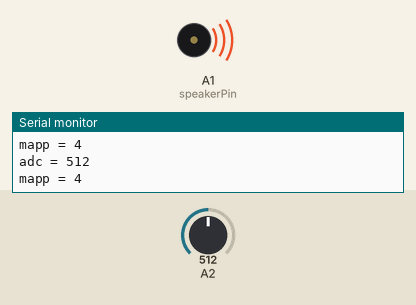
A sketch run on a simulated Arduino Uno, built with avr-gcc and run on an emulated ATmega328P. Parts: buzzer (waves = sounding), the last lines printed to the serial monitor. Inputs (shaded band) come from the test bench; at power-on: A2 = 512.

Above: at 1.8 s.
1.9 s: A2 set to 125
At 2.5 s:
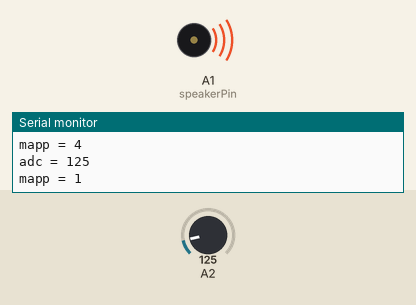
6.0 s: A2 set to 101
At 6.8 s:
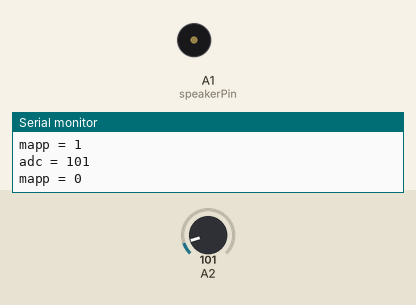
7.5 s: A2 set to 122
At 8.4 s:
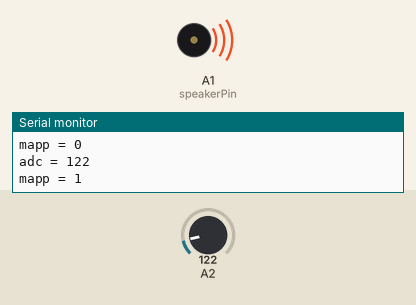
11.6 s: A2 set to 0
At 12.6 s:
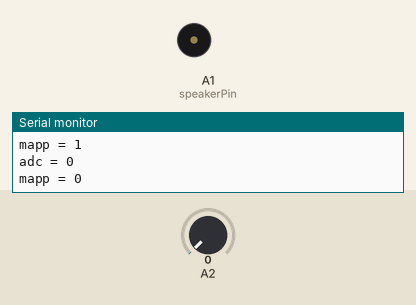
Timing chart, 0 to 14.5 s (numbered marks = the images above; inputs shaded):
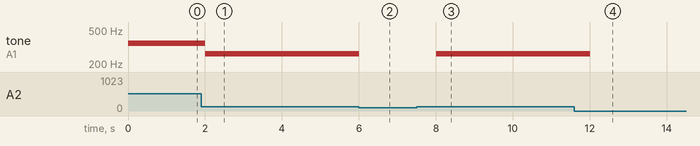

Measured:
- the behaviour switches between 114 and 113 on A2 (found by bisection; images 1 and 2)
- after the input at 1.9 s, tone on A1 (speakerPin): 349 Hz → 262 Hz after 0.10 s
- after the input at 6.0 s, tone on A1 (speakerPin): 262 Hz → silent at once
- after the input at 7.5 s, tone on A1 (speakerPin): silent → 262 Hz after 0.51 s
- after the input at 11.6 s, tone on A1 (speakerPin): 262 Hz → silent after 0.41 s

The sketch:

HW7_2.ino
```cpp
//Microsoft Store 을 이용하여 다운로드 된 아두이노인데 관리자 권한 어쩌고 오류가 발생하여 하드코딩 하였습니다. 양해 부탁드립니다 T.T
int piano[] = {0, 262, 294, 330, 349, 392, 440, 494, 523};

void setup( ) {
  Serial.begin(9600);
}

int tone_length = 1000;
void loop( ) {
  //static const uint8_t A2 = 56;
  int speakerPin = A1; // 스피커 연결 핀 55
  int adc = analogRead(A2);
  //map 0,8 설정 시 2옥타브 도가 안 나오는 상황이 나와서 9로 설정, 9를 8로 바꿔줘 2옥타브 도 출력 잘 되게 하였습니다.
  int mapp = map(adc, 0, 1023, 0, 9);
  if (mapp == 9)
    mapp = 8;
  Serial.print("adc = ");
  Serial.println(adc);
  Serial.print("mapp = ");
  Serial.println(mapp);
  tone(speakerPin, piano[mapp], tone_length);
  delay(tone_length);
  noTone(speakerPin);
}
```
